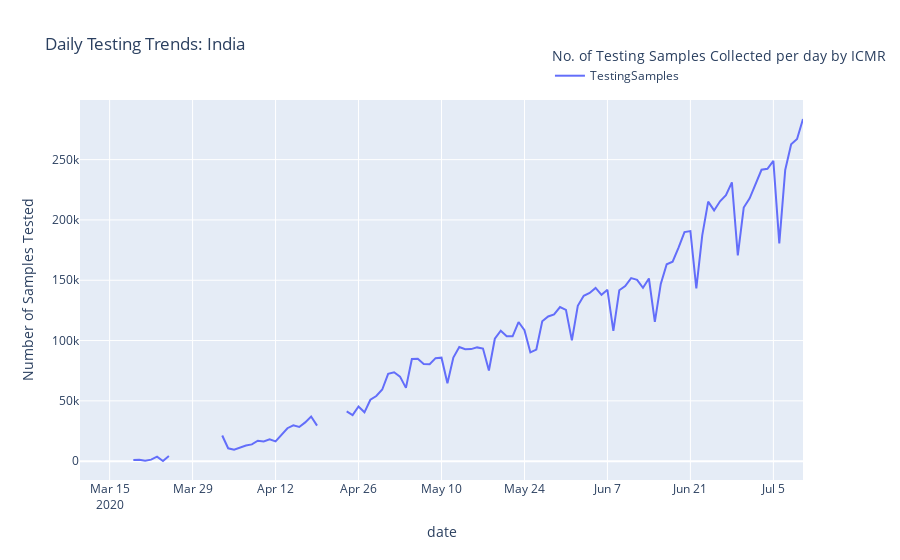

The notebook cell this image was saved under:
### Markdown cell above
### India Testing Statistics
The comparison of the graphs of the amount of Testing Done and the confirmed Cases each day can be a good indicator of whether enough testing is being done. If the curves are very close by it can indicate that not enough people are getting tested. Visualising the Daily confirmed cases and Testing Samples collected on a semi-log graph shows that the number of confirmed cases per day is increasing at a faster rate than the Testing Rate although this is understandably skewed due to the log axis. <br>
Looking at the comparison and observing the sharp increase in samples collected, we can say that testing is finally being done on a larger scale. (Testing Data from 03-13. Sharper increase in April). <br>
Also observe the weekly seasonality in testing samples collected.

### Code cell
fig = india_data[['TestingSamples']].iloc[40:].diff(
    1).plot(title=' Daily Testing Trends: India')
fig.update_layout(yaxis=dict(title='Number of Samples Tested'),
                  legend_title_text='No. of Testing Samples Collected per day by ICMR', legend=dict(x=.65, y=1.15))
